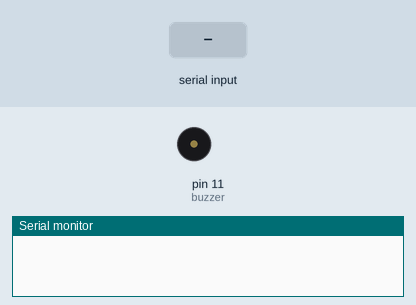
This sketch was run on a simulated Arduino Uno, built with avr-gcc and run on an emulated ATmega328P. On the bench: buzzer (waves = sounding), the last lines printed to the serial monitor. Inputs (shaded band) come from the test bench.

Above: at 1.2 s.
1.3 s: "90,45\n" received over Serial
At 1.6 s:
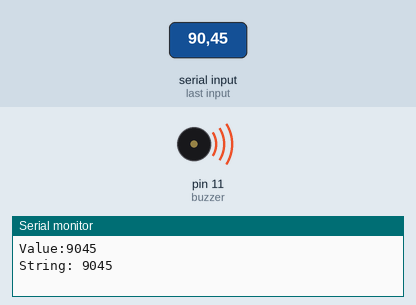
Timing chart, 0 to 4.3 s (numbered marks = the images above; inputs shaded):
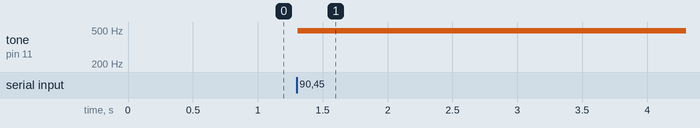

The sketch:

pot.ino
```cpp
int rotary = A0;
int rotaryData;
int oldRotaryData = 0;
int buzzer = 11;
unsigned char readByte1 = 0;
unsigned char readByte2 = 0;
char writeBuzzer[2];
int actualWrite;
String inString = "";

void setup(){
  pinMode(rotary, INPUT);
  pinMode(buzzer, OUTPUT);
  Serial.begin(9600);
}

//void loop(){
//  if (Serial.available() > 0){
//    readByte1 = Serial.read();
//    Serial.println('a');
//    Serial.println(readByte1, BIN);
//    readByte2 = Serial.read();
//    Serial.println('b');
//    Serial.println(readByte2, BIN);
//    writeBuzzer = 0;

//    writeBuzzer = readByte1<<2 & readByte2>>6;
//    Serial.print("available");
//    Serial.print(Serial.available());
//    Serial.print('\n');
//    Serial.readBytes(writeBuzzer, 2);
//    Serial.print("write");
//    Serial.print('\n');
//    Serial.print(writeBuzzer[0]);
//    Serial.print('\n');
//    Serial.print(writeBuzzer[1]);
//    Serial.print('\n');
//    actualWrite = (writeBuzzer[0]<<2 & 0x3fc) | writeBuzzer[1]>>6;
//    Serial.print(actualWrite);
//    Serial.print('\n');
//    analogWrite(buzzer, actualWrite);
//    delay(1000);
//  }
//}
void loop() {
  // Read serial input:
  while (Serial.available() > 0) {
    int inChar = Serial.read();
    if (isDigit(inChar)) {
      // convert the incoming byte to a char and add it to the string:
      inString += (char)inChar;
    }
    // if you get a newline, print the string, then the string's value:
    if (inChar == '\n') {
      Serial.print("Value:");
      Serial.println(inString.toInt());
      Serial.print("String: ");
      Serial.println(inString);
      analogWrite(buzzer, inString.toInt());
      // clear the string for new input:
      inString = "";
    }
  }
}
```

Measured:
- after the input at 1.3 s, tone on pin 11 (buzzer): silent → 490 Hz at once
